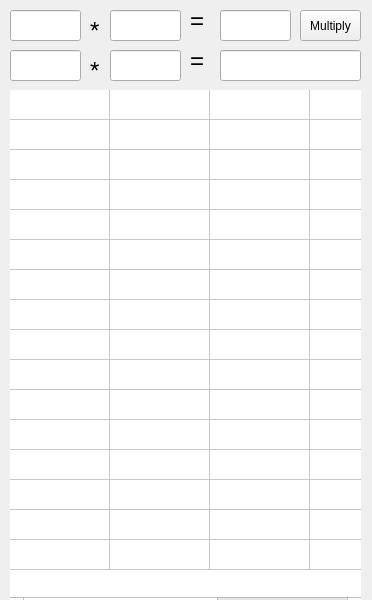
<?xml version="1.0" encoding="UTF-8"?>
<ui version="4.0">
 <class>MainWindow</class>
 <widget class="QMainWindow" name="MainWindow">
  <property name="enabled">
   <bool>true</bool>
  </property>
  <property name="geometry">
   <rect>
    <x>0</x>
    <y>0</y>
    <width>372</width>
    <height>600</height>
   </rect>
  </property>
  <property name="sizePolicy">
   <sizepolicy hsizetype="Ignored" vsizetype="Ignored">
    <horstretch>0</horstretch>
    <verstretch>0</verstretch>
   </sizepolicy>
  </property>
  <property name="minimumSize">
   <size>
    <width>372</width>
    <height>600</height>
   </size>
  </property>
  <property name="maximumSize">
   <size>
    <width>372</width>
    <height>600</height>
   </size>
  </property>
  <property name="windowTitle">
   <string>Booth's multiplication algorithm</string>
  </property>
  <widget class="QWidget" name="centralWidget">
   <widget class="QLineEdit" name="Multiplicand_dec">
    <property name="geometry">
     <rect>
      <x>10</x>
      <y>10</y>
      <width>71</width>
      <height>31</height>
     </rect>
    </property>
    <property name="toolTip">
     <string/>
    </property>
    <property name="statusTip">
     <string/>
    </property>
    <property name="whatsThis">
     <string/>
    </property>
    <property name="inputMethodHints">
     <set>Qt::ImhDigitsOnly</set>
    </property>
    <property name="alignment">
     <set>Qt::AlignCenter</set>
    </property>
   </widget>
   <widget class="QLineEdit" name="Multiplier_dec">
    <property name="geometry">
     <rect>
      <x>110</x>
      <y>10</y>
      <width>71</width>
      <height>31</height>
     </rect>
    </property>
    <property name="inputMethodHints">
     <set>Qt::ImhDigitsOnly</set>
    </property>
    <property name="alignment">
     <set>Qt::AlignCenter</set>
    </property>
   </widget>
   <widget class="QPushButton" name="pushButton">
    <property name="geometry">
     <rect>
      <x>300</x>
      <y>10</y>
      <width>61</width>
      <height>31</height>
     </rect>
    </property>
    <property name="text">
     <string>Multiply</string>
    </property>
   </widget>
   <widget class="QTableWidget" name="tableWidget">
    <property name="enabled">
     <bool>true</bool>
    </property>
    <property name="geometry">
     <rect>
      <x>10</x>
      <y>90</y>
      <width>351</width>
      <height>521</height>
     </rect>
    </property>
    <property name="sizePolicy">
     <sizepolicy hsizetype="Fixed" vsizetype="Fixed">
      <horstretch>10</horstretch>
      <verstretch>0</verstretch>
     </sizepolicy>
    </property>
    <property name="minimumSize">
     <size>
      <width>0</width>
      <height>0</height>
     </size>
    </property>
    <property name="maximumSize">
     <size>
      <width>600</width>
      <height>531</height>
     </size>
    </property>
    <property name="autoFillBackground">
     <bool>false</bool>
    </property>
    <property name="frameShape">
     <enum>QFrame::NoFrame</enum>
    </property>
    <property name="frameShadow">
     <enum>QFrame::Raised</enum>
    </property>
    <property name="autoScroll">
     <bool>false</bool>
    </property>
    <property name="editTriggers">
     <set>QAbstractItemView::NoEditTriggers</set>
    </property>
    <property name="selectionMode">
     <enum>QAbstractItemView::NoSelection</enum>
    </property>
    <property name="showGrid">
     <bool>true</bool>
    </property>
    <property name="wordWrap">
     <bool>false</bool>
    </property>
    <property name="cornerButtonEnabled">
     <bool>false</bool>
    </property>
    <property name="rowCount">
     <number>16</number>
    </property>
    <attribute name="horizontalHeaderVisible">
     <bool>false</bool>
    </attribute>
    <attribute name="horizontalHeaderHighlightSections">
     <bool>false</bool>
    </attribute>
    <attribute name="verticalHeaderVisible">
     <bool>false</bool>
    </attribute>
    <row/>
    <row/>
    <row/>
    <row/>
    <row/>
    <row/>
    <row/>
    <row/>
    <row/>
    <row/>
    <row/>
    <row/>
    <row/>
    <row/>
    <row/>
    <row/>
    <column>
     <property name="text">
      <string>Operation</string>
     </property>
     <property name="textAlignment">
      <set>AlignCenter</set>
     </property>
    </column>
    <column>
     <property name="text">
      <string>AC</string>
     </property>
     <property name="textAlignment">
      <set>AlignCenter</set>
     </property>
    </column>
    <column>
     <property name="text">
      <string>Q</string>
     </property>
     <property name="textAlignment">
      <set>AlignCenter</set>
     </property>
    </column>
    <column>
     <property name="text">
      <string>Q'</string>
     </property>
     <property name="textAlignment">
      <set>AlignCenter</set>
     </property>
    </column>
    <column>
     <property name="text">
      <string>Result</string>
     </property>
     <property name="textAlignment">
      <set>AlignCenter</set>
     </property>
    </column>
   </widget>
   <widget class="QLabel" name="label">
    <property name="geometry">
     <rect>
      <x>90</x>
      <y>20</y>
      <width>31</width>
      <height>21</height>
     </rect>
    </property>
    <property name="font">
     <font>
      <pointsize>18</pointsize>
     </font>
    </property>
    <property name="text">
     <string>*</string>
    </property>
   </widget>
   <widget class="QLabel" name="label_2">
    <property name="geometry">
     <rect>
      <x>190</x>
      <y>10</y>
      <width>41</width>
      <height>21</height>
     </rect>
    </property>
    <property name="font">
     <font>
      <pointsize>18</pointsize>
     </font>
    </property>
    <property name="text">
     <string>=</string>
    </property>
   </widget>
   <widget class="QLineEdit" name="Result_dec">
    <property name="enabled">
     <bool>true</bool>
    </property>
    <property name="geometry">
     <rect>
      <x>220</x>
      <y>10</y>
      <width>71</width>
      <height>31</height>
     </rect>
    </property>
    <property name="inputMethodHints">
     <set>Qt::ImhDigitsOnly</set>
    </property>
    <property name="alignment">
     <set>Qt::AlignCenter</set>
    </property>
    <property name="readOnly">
     <bool>true</bool>
    </property>
   </widget>
   <widget class="QLabel" name="label_3">
    <property name="geometry">
     <rect>
      <x>90</x>
      <y>60</y>
      <width>31</width>
      <height>21</height>
     </rect>
    </property>
    <property name="font">
     <font>
      <pointsize>18</pointsize>
     </font>
    </property>
    <property name="text">
     <string>*</string>
    </property>
   </widget>
   <widget class="QLineEdit" name="Result_bin">
    <property name="enabled">
     <bool>true</bool>
    </property>
    <property name="geometry">
     <rect>
      <x>220</x>
      <y>50</y>
      <width>141</width>
      <height>31</height>
     </rect>
    </property>
    <property name="inputMethodHints">
     <set>Qt::ImhDigitsOnly</set>
    </property>
    <property name="alignment">
     <set>Qt::AlignCenter</set>
    </property>
    <property name="readOnly">
     <bool>true</bool>
    </property>
   </widget>
   <widget class="QLabel" name="label_4">
    <property name="geometry">
     <rect>
      <x>190</x>
      <y>50</y>
      <width>41</width>
      <height>21</height>
     </rect>
    </property>
    <property name="font">
     <font>
      <pointsize>18</pointsize>
     </font>
    </property>
    <property name="text">
     <string>=</string>
    </property>
   </widget>
   <widget class="QLineEdit" name="Multiplicand_bin">
    <property name="enabled">
     <bool>true</bool>
    </property>
    <property name="geometry">
     <rect>
      <x>10</x>
      <y>50</y>
      <width>71</width>
      <height>31</height>
     </rect>
    </property>
    <property name="inputMethodHints">
     <set>Qt::ImhDigitsOnly</set>
    </property>
    <property name="alignment">
     <set>Qt::AlignCenter</set>
    </property>
    <property name="readOnly">
     <bool>true</bool>
    </property>
   </widget>
   <widget class="QLineEdit" name="Multiplier_bin">
    <property name="enabled">
     <bool>true</bool>
    </property>
    <property name="geometry">
     <rect>
      <x>110</x>
      <y>50</y>
      <width>71</width>
      <height>31</height>
     </rect>
    </property>
    <property name="inputMethodHints">
     <set>Qt::ImhDigitsOnly</set>
    </property>
    <property name="alignment">
     <set>Qt::AlignCenter</set>
    </property>
    <property name="readOnly">
     <bool>true</bool>
    </property>
   </widget>
  </widget>
 </widget>
 <layoutdefault spacing="6" margin="11"/>
 <resources/>
 <connections/>
</ui>
